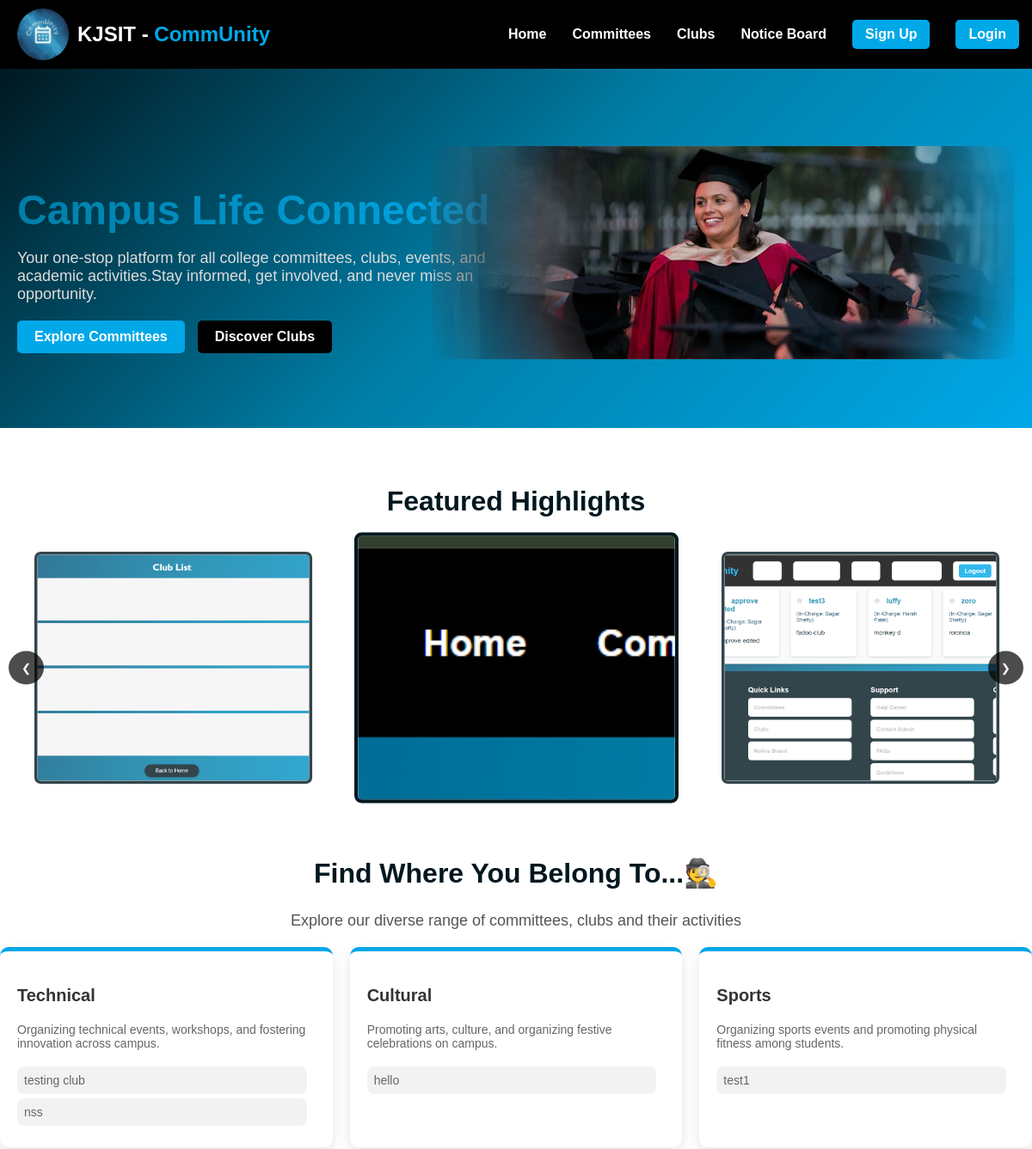
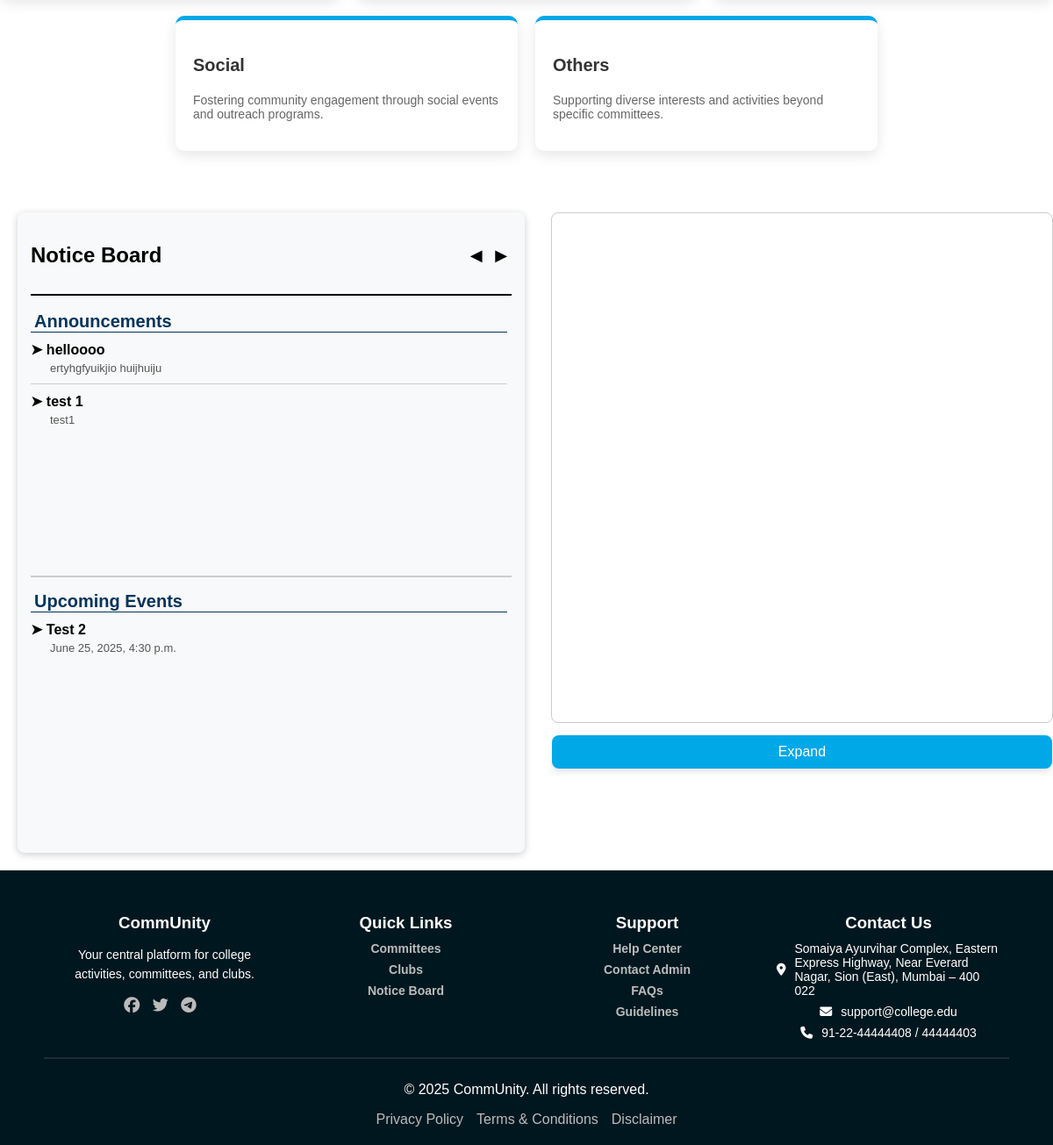
The app's page /, older data (2 pictures, top to bottom).
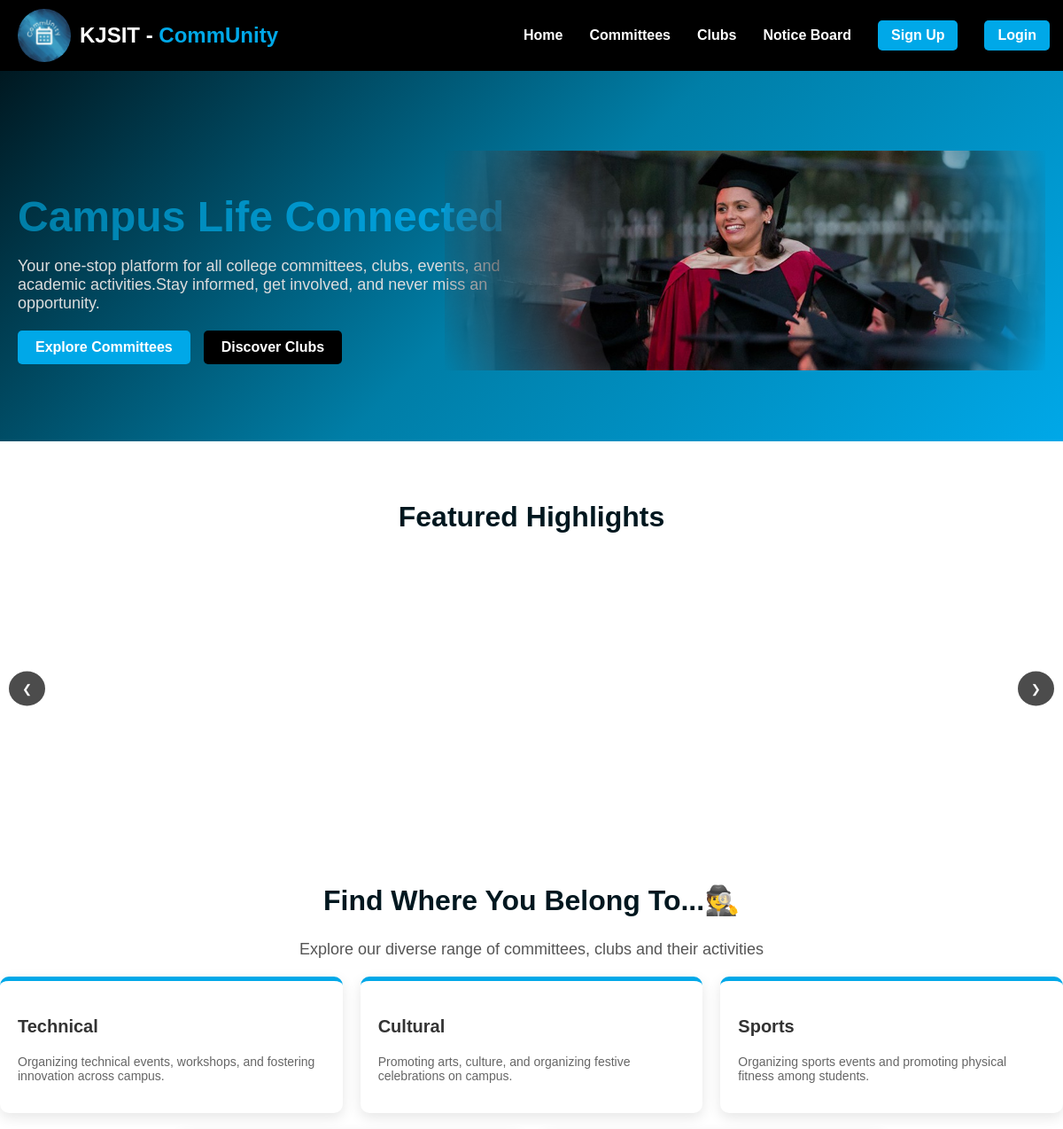
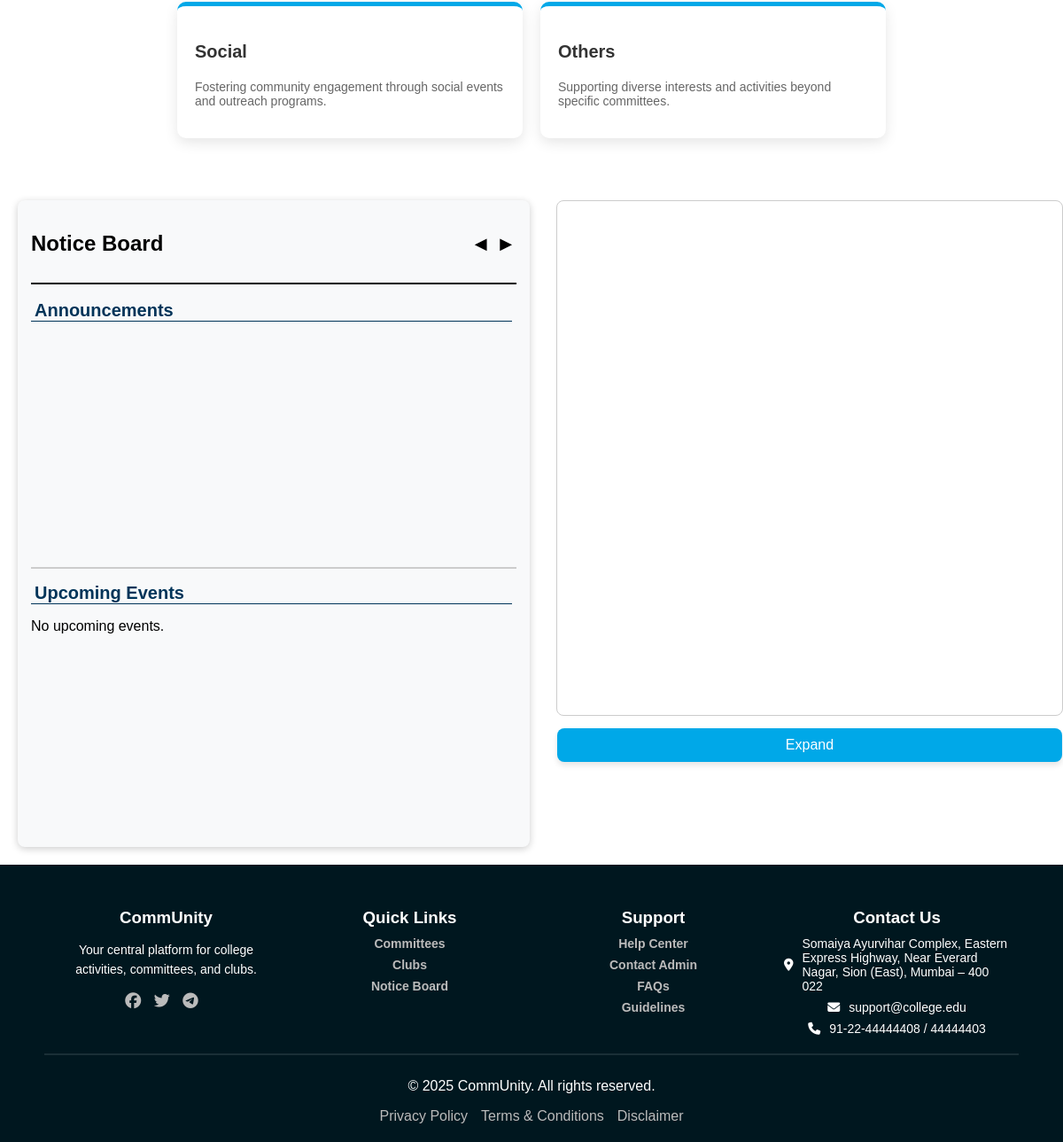
The same page, newer data (2 pictures, top to bottom).
### committees/models.py (models this page shows, shortened)
class AssociationImage(models.Model):
    association = models.ForeignKey(Associations, on_delete=models.CASCADE, related_name='images')
    image = models.ImageField(upload_to='association_images/')
    uploaded_at = models.DateTimeField(auto_now_add=True)

class Associations(models.Model):
    ROLE_CHOICES = (
        ('committees', 'Committees'),
        ('clubs', 'Clubs')
    )
    STATUS_CHOICES = (
        ('pending', 'Pending Approval'),
        ('approved', 'Approved'),
        ('rejected', 'Rejected'),
        ('delete_pending', 'Delete Request Pending'),
    )
    CATEGORY = (
        ('None', 'None'),
        ('Academic', 'Academic'),
        ('Technical', 'Technical'),
        ('Cultural', 'Cultural'),
        ('Sports', 'Sports'),
        ('Social', 'Social'),
        ('Other', 'Other')
    )
    id = models.AutoField(primary_key=True)
    name = models.CharField(max_length=255)
    description = models.TextField()
    type = models.CharField(max_length=15, choices=ROLE_CHOICES)
    category = models.CharField(max_length=30, choices=CATEGORY, default='None')
    faculty_incharge = models.ForeignKey('faculty.Faculty', on_delete=models.CASCADE)
    created_by = models.ForeignKey('members.CoreMember', on_delete=models.CASCADE, null=True, blank=True)
    created_at = models.DateTimeField(auto_now_add=True)
    image = models.ImageField(upload_to='association_images/', null=True, blank=True)
    status = models.CharField(max_length=15, choices=STATUS_CHOICES, default='pending')
    owner = models.ForeignKey('members.CoreMember', on_delete=models.SET_NULL, null=True, blank=True,related_name='owned_associations')

class Announcement(models.Model):
    id = models.AutoField(primary_key=True)
    title = models.CharField(max_length=255)
    message = models.TextField()
    club = models.ForeignKey('committees.Associations', on_delete=models.CASCADE)
    created_by = models.ForeignKey('Login.UserProfile', on_delete=models.CASCADE)
    created_at = models.DateTimeField(auto_now_add=True)
    def __str__(self):
        return f"{self.id},{self.title}"

### events/models.py (models this page shows, shortened)
class Event(models.Model):
    STATUS_CHOICES = (
        ('pending', 'Pending'),
        ('approved', 'Approved'),
        ('rejected', 'Rejected')
    )
    id = models.AutoField(primary_key=True)
    title = models.CharField(max_length=255)
    description = models.TextField()
    date_time = models.DateTimeField()
    duration = models.IntegerField(default=1)
    location = models.ForeignKey(Location, on_delete=models.CASCADE)  # Directly storing location name
    association = models.ForeignKey(Associations, on_delete=models.CASCADE)
    created_by = models.ForeignKey(UserProfile, on_delete=models.CASCADE, related_name='created_events')
    approved_by = models.ForeignKey(Faculty, on_delete=models.SET_NULL, null=True, blank=True)
    status = models.CharField(max_length=10, choices=STATUS_CHOICES, default='pending')
    google_calendar_event_id = models.CharField(max_length=255, blank=True, null=True)
    report_generated = models.BooleanField(default=False)
    report_content = models.TextField(blank=True, null=True)
    report_generated_at = models.DateTimeField(blank=True, null=True)
    report_pdf = models.FileField(upload_to='reports/', blank=True, null=True)
    def __str__(self):
        return f"{self.title} - {self.date_time} - {self.association.name}"

### Login/views.py (the view)
# urls.py: path('', views.home_view, name='home'),
def home_view(request):
    featured_images = []
    announcements = Announcement.objects.order_by('-created_at')[:10]
    upcoming_events = Event.objects.filter(date_time__gte=timezone.now(), status="approved").order_by('date_time')
    associations = Associations.objects.filter(status='approved')
    print("Announcements:", announcements)
    print("Upcoming Events:", upcoming_events)
    for association in associations:
        latest_images = association.images.order_by('-uploaded_at')[:3]
        featured_images.extend(list(latest_images))
    if request.user.is_authenticated:
        user = request.user
        role = UserProfile.objects.get(id=user).role
        if role == 'faculty':
            return redirect('faculty')
        else:
            if role == 'core_member':
                user = UserProfile.objects.get(id=user)
                core_member = CoreMember.objects.get(id=user)
                print(core_member)
            return render(request, 'account/home.html', {
        'featured_images': featured_images,
        'announcements': announcements,
        'upcoming_events': upcoming_events,
        'associations': associations,
    })
    else:
        return render(request, 'account/home.html', {
        'featured_images': featured_images,
        'announcements': announcements,
        'upcoming_events': upcoming_events,
        'associations': associations
    })

### Login/templates/account/home.html (shortened to what the changed rows need)
{% load static %}
<!DOCTYPE html>
<html lang="en">
<head>
    <link rel="stylesheet" href="https://cdnjs.cloudflare.com/ajax/libs/font-awesome/6.5.1/css/all.min.css">
    <link rel="stylesheet" href="{% static 'css/home.css' %}">
</head>
<body>
<section class="hero">
    <div class="hero-content">
        <h1>Campus Life <span>Connected</span></h1>
    </div>
</section>
<div class="gallery-section">
<h2 class="gallery-heading">Featured Highlights</h2>
<div class="gallery-container">
    <div class="gallery" id="gallery">
        {% for img in featured_images %}
        <div class="image-container">
        <img src="{{ img.image.url }}" {% if forloop.first %}class="active"{% endif %} alt="{{ img.association.name }}">
        </div>
        {% endfor %}
    </div>
</div>
</div>
<div class="committee-section">
    <h2 class="committee-heading">Find Where You Belong To...🕵️</h2>
    <div class="committee-container">
        <div class="committee-card tech">
            <div class="scrollable-list">
                {% for association in associations %}
                    {% if association.category == 'Technical' %}
                        <p class="scroll-item">{{ association.name }}</p>
                    {% endif %}
                {% endfor %}
            </div>
        </div>
        <div class="committee-card cultural">
            <div class="scrollable-list">
                {% for association in associations %}
                    {% if association.category == 'Cultural' %}
                        <p class="scroll-item">{{ association.name }}</p>
                    {% endif %}
                {% endfor %}
            </div>
        </div>
        <div class="committee-card sports">
            <div class="scrollable-list">
                {% for association in associations %}
                    {% if association.category == 'Sports' %}
                        <p class="scroll-item">{{ association.name }}</p>
                    {% endif %}
                {% endfor %}
            </div>
        </div>
    </div>
</div>
<div class="main-dashboard">
<div class="notice-board" id="notice-board">
    <div class="notice-header">
    <h2>Notice Board</h2>
    </div>
    <div class="notices">
        <div class="notice-section">
        <h2>Announcements</h2>
        <div class="notices-wrapper">
            <div class="notices-scroll" id="announcements-scroll">
        {% for ann in announcements %}
            <a href="{% url 'announcement_details' ann.id %}" class="notice">
                <h4>➤ {{ ann.title }}</h4>
                <p>{{ ann.message|truncatewords:20 }}</p>
            </a>
        {% endfor %}
        </div>
        </div>
        </div>
        <div class="notice-section">
        <h2>Upcoming Events</h2>
        <div class="notices-wrapper">
            <div class="notices-scroll" id="events-scroll">
        {% for event in upcoming_events %}
            <a href="{% url 'event_details' event.id %}" class="notice">
                <h4>➤ {{ event.title }}</h4>
                <p>{{ event.date_time }}</p>
            </a>
        {% empty %}
            <p>No upcoming events.</p>
        {% endfor %}
        </div>
        </div>
        </div>
    </div>
</div>
</div>
</body>
</html>

Row changes from the older to the newer data that the page shows:
removed AssociationImage: image (picture)
removed AssociationImage: image (picture)
removed AssociationImage: image (picture)
removed Associations: name "testing club", shown under "Technical"
removed Associations: name "nss", shown under "Technical"
removed Associations: name "hello", shown under "Cultural"
removed Associations: name "test1", shown under "Sports"
removed Announcement: title "helloooo", message "ertyhgfyuikjio huijhuiju"
removed Announcement: title "test 1", message "test1"
removed Event: title "Test 2", date_time "June 25, 2025, 4:30 p.m."
Text that changed along with them:
text now shown: "No upcoming events."
